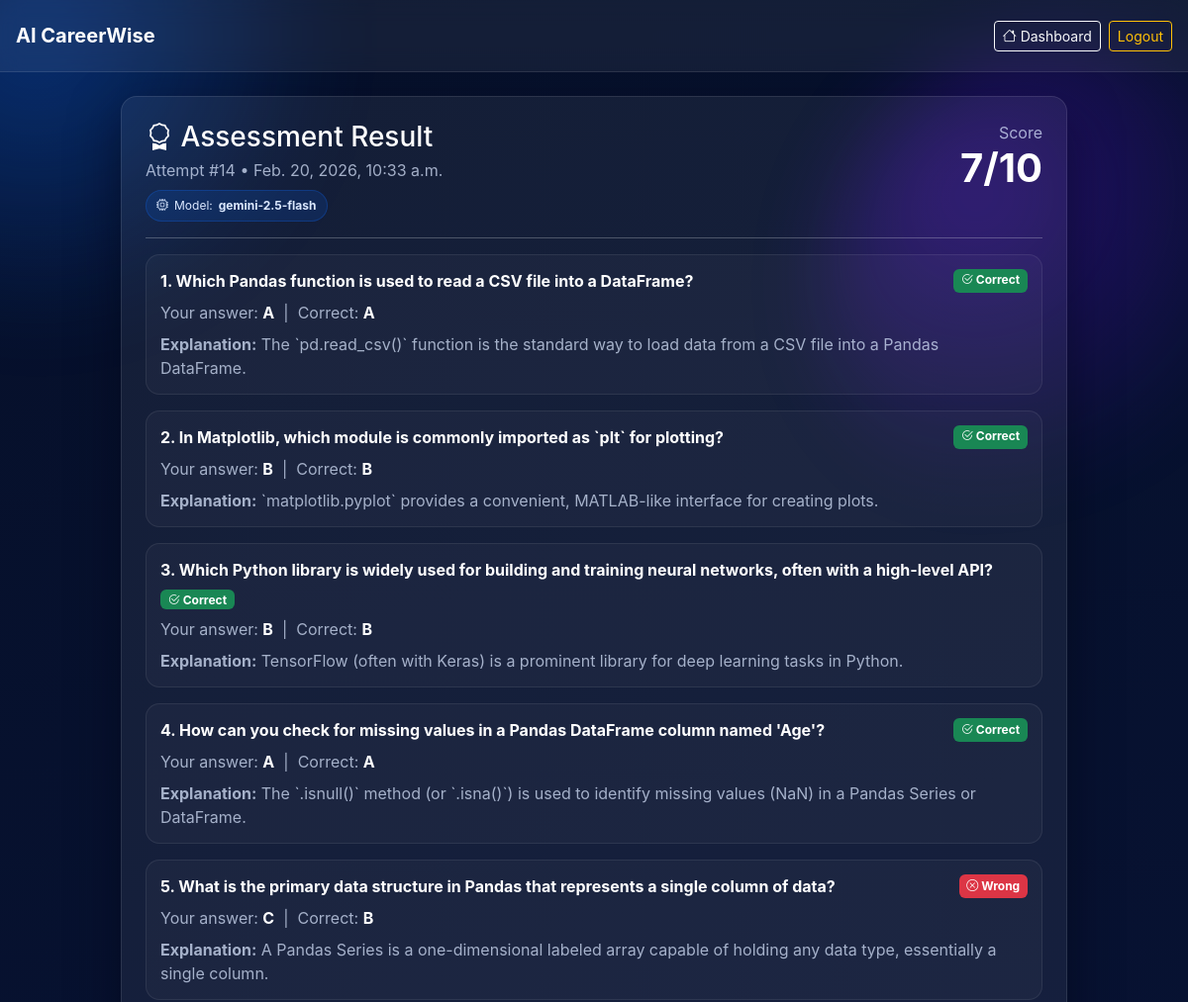
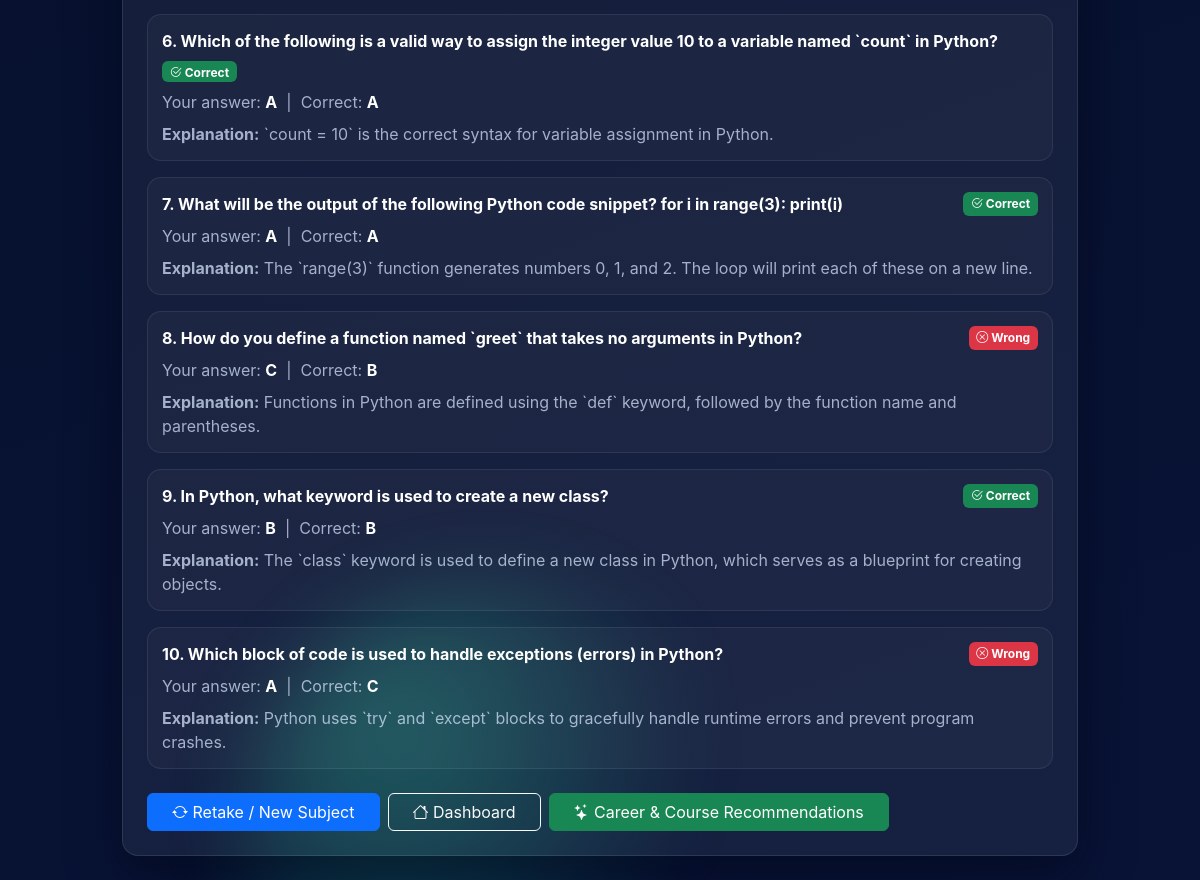
/student_assessment_result/14/ (signed in), run on the app's committed database (2 pictures, top to bottom).
### Virtaul_App/models.py (models this page shows, shortened)
class StudentAssessmentAttempt(models.Model):
    user = models.ForeignKey(User, on_delete=models.CASCADE, related_name="assessment_attempts")
    subject = models.CharField(max_length=120, blank=True, default="")
    interests_snapshot = models.JSONField(default=list, blank=True)
    skills_snapshot = models.JSONField(default=list, blank=True)
    questions = models.JSONField(default=list)
    answers = models.JSONField(default=dict, blank=True)
    score = models.IntegerField(default=0)
    total = models.IntegerField(default=10)
    model_name = models.CharField(max_length=80, default="gemini-2.5-flash")
    created_at = models.DateTimeField(auto_now_add=True)
    completed_at = models.DateTimeField(null=True, blank=True)
    career_recommendations = models.JSONField(default=dict, blank=True)
    career_model_name = models.CharField(max_length=80, blank=True, default="")
    career_created_at = models.DateTimeField(null=True, blank=True)

### Virtaul_App/views.py (the view)
# urls.py: path("student_assessment_result/<int:attempt_id>/", views.student_assessment_result, name="student_assessment_result"),
@login_required
def student_assessment_result(request, attempt_id):
    attempt = get_object_or_404(StudentAssessmentAttempt, id=attempt_id, user=request.user)
    answers = attempt.answers or {}
    questions = []
    for q in (attempt.questions or []):
        q2 = dict(q)
        qid = q2.get("id")
        sel = answers.get(qid)
        q2["selected"] = sel
        q2["is_correct"] = (sel is not None and sel == q2.get("correct_option"))
        questions.append(q2)
    return render(request, "student_assessment_result.html", {
        "attempt": attempt,
        "questions": questions,
    })

### templates/student_assessment_result.html (shortened to what this page needs)
<!DOCTYPE html>
<html lang="en">
<head>
<link href="https://cdn.jsdelivr.net/npm/bootstrap@5.3.3/dist/css/bootstrap.min.css" rel="stylesheet">
<link href="https://cdn.jsdelivr.net/npm/bootstrap-icons@1.11.1/font/bootstrap-icons.css" rel="stylesheet">
</head>
<body>
<div class="bg-orbs">
  <div class="orb one"></div>
  <div class="orb two"></div>
  <div class="orb three"></div>
</div>
<nav class="navbar navbar-expand-lg py-3 px-3">
  <a class="navbar-brand text-white fw-bold" href="#">AI CareerWise</a>
  <div class="ms-auto d-flex align-items-center gap-2">
    <a href="{% url 'student_dashboard' %}" class="btn btn-outline-light btn-sm">
      <i class="bi bi-house"></i> Dashboard
    </a>
    <a href="{% url 'logout' %}" class="btn btn-outline-warning btn-sm">Logout</a>
  </div>
</nav>
<div class="container py-4" style="max-width:980px;">
  <div class="card-glass p-4">
    <div class="d-flex justify-content-between align-items-start flex-wrap gap-2">
      <div>
        <h3 class="text-white mb-1"><i class="bi bi-award"></i> Assessment Result</h3>
        <div class="small-muted">Attempt #{{ attempt.id }} • {{ attempt.created_at }}</div>
        <div class="d-flex flex-wrap gap-2 mt-2">
          <span class="badge-soft"><i class="bi bi-cpu"></i> Model: <b>{{ attempt.model_name }}</b></span>
        </div>
      </div>
      <div class="text-end">
        <div class="small-muted">Score</div>
        <div class="display-6 text-white fw-bold">{{ attempt.score }}/{{ attempt.total }}</div>
      </div>
    </div>
    <hr class="border-light opacity-25">
    <div class="d-flex flex-column gap-3">
      {% for q in questions %}
        <div class="qrow">
          <div class="d-flex justify-content-between flex-wrap gap-2">
            <div class="fw-bold text-white">{{ forloop.counter }}. {{ q.question }}</div>
            {% if q.is_correct %}
              <span class="badge bg-success"><i class="bi bi-check2-circle"></i> Correct</span>
            {% else %}
              <span class="badge bg-danger"><i class="bi bi-x-circle"></i> Wrong</span>
            {% endif %}
          </div>
          <div class="small-muted mt-2">
            Your answer: <b class="text-white">{{ q.selected|default:"-" }}</b>
            &nbsp;|&nbsp;
            Correct: <b class="text-white">{{ q.correct_option }}</b>
          </div>
          <div class="mt-2 small-muted"><b>Explanation:</b> {{ q.explanation }}</div>
        </div>
      {% endfor %}
    </div>
    <div class="d-flex gap-2 flex-wrap mt-4">
      <a class="btn btn-primary px-4" href="{% url 'student_assessment' %}">
        <i class="bi bi-arrow-repeat"></i> Retake / New Subject
      </a>
      <a class="btn btn-outline-light px-4" href="{% url 'student_dashboard' %}">
        <i class="bi bi-house"></i> Dashboard
      </a>
      <a class="btn btn-success px-4" href="{% url 'student_career_report' attempt.id %}">
        <i class="bi bi-stars"></i> Career & Course Recommendations
    </a>
    </div>
  </div>
</div>
</body>
</html>

### templates/student_assessment_result.html (style rules this page uses)
:root { --glass:rgba(255,255,255,0.06); --glass-border:rgba(255,255,255,0.10); --text:#dbe8ff; --muted:rgba(219,232,255,0.72); }
body { margin:0; font-family:Inter,system-ui; background:linear-gradient(160deg,#06102a,#081336); color:var(--text); min-height:100vh; overflow-x:hidden; }
.bg-orbs { position:fixed;inset:0;z-index:-1;overflow:hidden;pointer-events:none; }
.orb { position:absolute;width:520px;height:520px;border-radius:50%;filter:blur(40px);opacity:.35;animation:float 10s ease-in-out infinite; }
.orb.one { background:radial-gradient(circle at 30% 30%, #0d6efd, transparent 60%);left:-120px;top:-120px; }
.orb.two { background:radial-gradient(circle at 30% 30%, #6610f2, transparent 60%);right:-150px;top:40px;animation-duration:12s; }
.orb.three { background:radial-gradient(circle at 30% 30%, #20c997, transparent 60%);left:20%;bottom:-220px;animation-duration:14s; }
.navbar { background:var(--glass);backdrop-filter:blur(12px);border-bottom:1px solid var(--glass-border); }
.card-glass { background:var(--glass); border:1px solid var(--glass-border); border-radius:16px; box-shadow:0 20px 50px rgba(2,6,23,0.55); }
.qrow { background:rgba(255,255,255,0.03); border:1px solid rgba(255,255,255,0.08); border-radius:14px; padding:14px; }
.small-muted { color:var(--muted); }
.badge-soft { background:rgba(13,110,253,0.15); border:1px solid rgba(13,110,253,0.25); color:#dbe8ff; border-radius:999px; padding:6px 10px; font-size:12px; display:inline-flex; align-items:center; gap:6px; }

### data on the page
StudentAssessmentAttempt: id "14", created_at "Feb. 20, 2026, 10:33 a.m.", model_name "gemini-2.5-flash", score "7", total "10"

### other printed values
{{ q.question }} "Which Pandas function is used to read a CSV file into a DataFrame?" "In Matplotlib, which module is commonly imported as `plt` for plotting?" "Which Python library is widely used for building and training neural networks, often with a high-level API?" "How can you check for missing values in a Pandas DataFrame column named 'Age'?" "What is the primary data structure in Pandas that represents a single column of data?" "Which of the following is a valid way to assign the integer value 10 to a variable named `count` in Python?" "What will be the output of the following Python code snippet? for i in range(3): print(i)" "How do you define a function named `greet` that takes no arguments in Python?" "In Python, what keyword is used to create a new class?" "Which block of code is used to handle exceptions (errors) in Python?"
{{ q.selected|default:"-" }} "A" "B" "B" "A" "C" "A" "A" "C" "B" "A"
{{ q.correct_option }} "A" "B" "B" "A" "B" "A" "A" "B" "B" "C"
{{ q.explanation }} "The `pd.read_csv()` function is the standard way to load data from a CSV file into a Pandas DataFrame." "`matplotlib.pyplot` provides a convenient, MATLAB-like interface for creating plots." "TensorFlow (often with Keras) is a prominent library for deep learning tasks in Python." "The `.isnull()` method (or `.isna()`) is used to identify missing values (NaN) in a Pandas Series or DataFrame." "A Pandas Series is a one-dimensional labeled array capable of holding any data type, essentially a single column." "`count = 10` is the correct syntax for variable assignment in Python." "The `range(3)` function generates numbers 0, 1, and 2. The loop will print each of these on a new line." "Functions in Python are defined using the `def` keyword, followed by the function name and parentheses." "The `class` keyword is used to define a new class in Python, which serves as a blueprint for creating objects." "Python uses `try` and `except` blocks to gracefully handle runtime errors and prevent program crashes."
